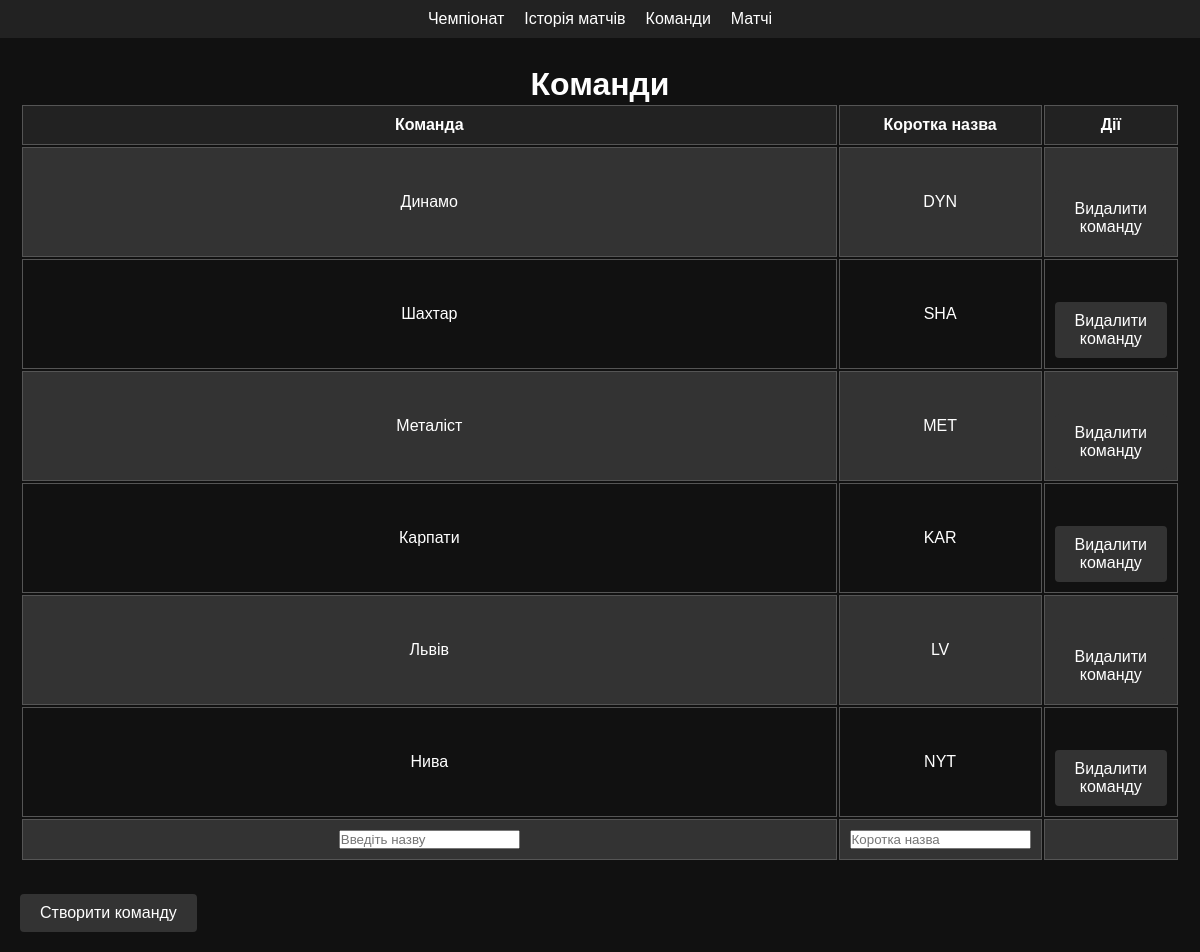
The page /admin/commands/ on the database its author committed.
### tables this page shows
CREATE TABLE commands (
                                                        id INTEGER PRIMARY KEY,
                                                        league INTEGER,
                                                        name TEXT,
                                                        short_name TEXT);

### main.py (the view, shortened to what this page needs)
@app.route('/admin/<path>/', methods=['GET', 'POST'])
def admin_functions(path):
    global admin_navs
    print(request)
    print(path)
    if path == 'commands':
        commands = dbase.take_commands()
        print(commands, '\n')
        return render_template('commands.html', navs=admin_navs, commands=commands)

### database.py (called while the page is built)
    def select_sqlite(self, table, values='*', where='', fetchall=False, cursor_dict=False):
        result = []
        if where != '':
            where = f"WHERE {where}"
        sql = f"SELECT {values} FROM {table} {where};"
        self.cur.execute(sql)
        columns = [column[0] for column in self.cur.description]
        if fetchall:
            rows = self.cur.fetchall()
            if cursor_dict:
                for row in rows:
                    result.append(dict(zip(columns, row)))
            else:
                result = rows
        else:
            result = self.cur.fetchone()
            if result:
                if cursor_dict:
                    result = dict(zip(columns, result))
        return result

    def take_commands(self):
        result = self.select_sqlite(table='commands', fetchall=True, cursor_dict=True)
        return result

### templates/commands.html
{% extends "layout.html" %}
{% block body %}
<div class="container">
        <h1>Команди</h1>
        <form method="post">
        <table class="table">
            <thead>
                <tr>
                    <th class="team-header">Команда</th>
                    <th class="stat-header">Коротка назва</th>
                    <th class="stat-header">Дії</th>
                </tr>
            </thead>
            <tbody>
                {% for command in commands %}
                <tr>
                    <td class="team-cell">{{ command['name'] }}</td>
                    <td class="stat-cell">{{ command['short_name'] }}</td>
                    <td class="stat-cell"><button type="submit" class="button-submit" name="remove" value="{{ command['id'] }}">Видалити команду</button></td>
                </tr>
                {% endfor %}
                    <tr>
                        <td class="team-cell"><input type="text" placeholder="Введіть назву" name="name"></td>
                        <td class="stat-cell"><input type="text" placeholder="Коротка назва" name="short"></td>
                        <td class="stat-cell"></td>
                    </tr>
            </tbody>
        </table>
        <button type="submit" class="button-submit" name="add" value=1>Створити команду</button>
        </form>
    </div>
{% endblock %}

### static/css/style.css (style rules this page uses)
* { margin: 0; padding: 0; box-sizing: border-box; }
body { font-family: Arial, sans-serif; background-color: #111; color: #fff; }
.container { max-width: 1200px; margin: 0 auto; padding: 20px; }
.table { width: 100%; }
.table th, .table td { padding: 10px; text-align: center; border: 1px solid #555; }
.table th { background-color: #222; color: #fff; }
.table tbody tr:nth-child(odd) { background-color: #333; }
.team-header, .team-cell { text-align: left; }
.stat-header, .stat-cell { width: 60px; }
h3, h1 { text-align: center; padding-top: 1vh }
.button-submit { background-color: #333; color: #fff; padding: 10px 20px; border: none; border-radius: 4px; font-size: 16px; cursor: pointer; transition: background-color 0.3s ease; margin-left: auto; margin-right: auto; margin-top: 4vh; }

### rows shown on the page
commands: name "Динамо", short_name "DYN", {{ command['id'] }} 1 (drawn)
commands: name "Шахтар", short_name "SHA", {{ command['id'] }} 2 (drawn)
commands: name "Металіст", short_name "MET", {{ command['id'] }} 3 (drawn)
commands: name "Карпати", short_name "KAR", {{ command['id'] }} 4 (drawn)
commands: name "Львів", short_name "LV", {{ command['id'] }} 5 (drawn)
commands: name "Нива", short_name "NYT", {{ command['id'] }} 6 (drawn)

### other values the page prints
{{ nav }} "Чемпіонат" "Історія матчів" "Команди" "Матчі"
